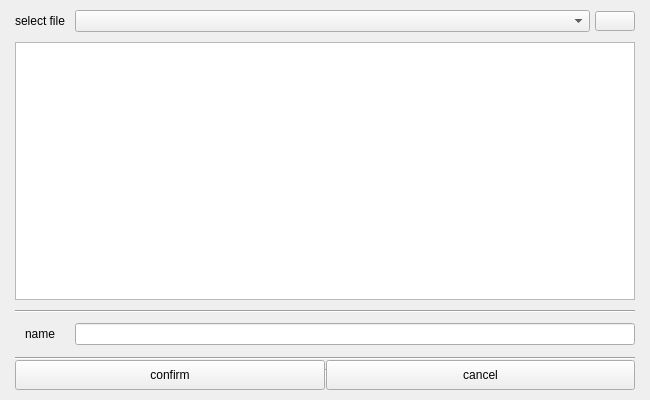
<?xml version="1.0" encoding="UTF-8"?>
<ui version="4.0">
 <class>CGxServerDataWindow</class>
 <widget class="QWidget" name="CGxServerDataWindow">
  <property name="geometry">
   <rect>
    <x>0</x>
    <y>0</y>
    <width>650</width>
    <height>400</height>
   </rect>
  </property>
  <property name="windowTitle">
   <string>CGxServerDataWindow</string>
  </property>
  <property name="styleSheet">
   <string notr="true"/>
  </property>
  <layout class="QVBoxLayout" name="verticalLayout">
   <property name="spacing">
    <number>10</number>
   </property>
   <property name="leftMargin">
    <number>15</number>
   </property>
   <property name="topMargin">
    <number>10</number>
   </property>
   <property name="rightMargin">
    <number>15</number>
   </property>
   <property name="bottomMargin">
    <number>10</number>
   </property>
   <item>
    <layout class="QHBoxLayout" name="horizontalLayout_2">
     <property name="spacing">
      <number>10</number>
     </property>
     <item>
      <widget class="QLabel" name="label">
       <property name="minimumSize">
        <size>
         <width>50</width>
         <height>0</height>
        </size>
       </property>
       <property name="maximumSize">
        <size>
         <width>50</width>
         <height>16777215</height>
        </size>
       </property>
       <property name="text">
        <string>select file</string>
       </property>
      </widget>
     </item>
     <item>
      <layout class="QHBoxLayout" name="horizontalLayout">
       <property name="spacing">
        <number>5</number>
       </property>
       <item>
        <widget class="QComboBox" name="pFileSeletedCBBox">
         <property name="sizePolicy">
          <sizepolicy hsizetype="Preferred" vsizetype="Preferred">
           <horstretch>0</horstretch>
           <verstretch>0</verstretch>
          </sizepolicy>
         </property>
         <property name="contextMenuPolicy">
          <enum>Qt::NoContextMenu</enum>
         </property>
        </widget>
       </item>
       <item>
        <widget class="QToolButton" name="pResetTBtn">
         <property name="minimumSize">
          <size>
           <width>40</width>
           <height>20</height>
          </size>
         </property>
         <property name="maximumSize">
          <size>
           <width>40</width>
           <height>20</height>
          </size>
         </property>
         <property name="text">
          <string/>
         </property>
        </widget>
       </item>
      </layout>
     </item>
    </layout>
   </item>
   <item>
    <widget class="QTreeView" name="fileSelectedView">
     <property name="contextMenuPolicy">
      <enum>Qt::NoContextMenu</enum>
     </property>
     <property name="horizontalScrollBarPolicy">
      <enum>Qt::ScrollBarAsNeeded</enum>
     </property>
    </widget>
   </item>
   <item>
    <widget class="Line" name="line">
     <property name="orientation">
      <enum>Qt::Horizontal</enum>
     </property>
    </widget>
   </item>
   <item>
    <layout class="QFormLayout" name="formLayout">
     <property name="fieldGrowthPolicy">
      <enum>QFormLayout::AllNonFixedFieldsGrow</enum>
     </property>
     <property name="horizontalSpacing">
      <number>10</number>
     </property>
     <property name="verticalSpacing">
      <number>10</number>
     </property>
     <item row="0" column="0">
      <widget class="QLabel" name="fileNameLbl">
       <property name="minimumSize">
        <size>
         <width>50</width>
         <height>0</height>
        </size>
       </property>
       <property name="text">
        <string>name</string>
       </property>
       <property name="alignment">
        <set>Qt::AlignCenter</set>
       </property>
      </widget>
     </item>
     <item row="0" column="1">
      <widget class="QLineEdit" name="fileNameEdt">
       <property name="contextMenuPolicy">
        <enum>Qt::NoContextMenu</enum>
       </property>
       <property name="readOnly">
        <bool>true</bool>
       </property>
      </widget>
     </item>
    </layout>
   </item>
   <item>
    <layout class="QVBoxLayout" name="verticalLayout_2">
     <property name="spacing">
      <number>0</number>
     </property>
     <property name="topMargin">
      <number>2</number>
     </property>
     <item>
      <widget class="Line" name="line_3">
       <property name="orientation">
        <enum>Qt::Horizontal</enum>
       </property>
      </widget>
     </item>
     <item>
      <layout class="QHBoxLayout" name="horizontalLayout_6" stretch="0,0,0">
       <property name="spacing">
        <number>0</number>
       </property>
       <item>
        <widget class="QPushButton" name="pOkBtn">
         <property name="sizePolicy">
          <sizepolicy hsizetype="Expanding" vsizetype="Fixed">
           <horstretch>0</horstretch>
           <verstretch>0</verstretch>
          </sizepolicy>
         </property>
         <property name="minimumSize">
          <size>
           <width>0</width>
           <height>30</height>
          </size>
         </property>
         <property name="maximumSize">
          <size>
           <width>16777215</width>
           <height>30</height>
          </size>
         </property>
         <property name="styleSheet">
          <string notr="true"/>
         </property>
         <property name="text">
          <string>confirm</string>
         </property>
        </widget>
       </item>
       <item>
        <widget class="Line" name="line_2">
         <property name="minimumSize">
          <size>
           <width>1</width>
           <height>12</height>
          </size>
         </property>
         <property name="maximumSize">
          <size>
           <width>1</width>
           <height>12</height>
          </size>
         </property>
         <property name="orientation">
          <enum>Qt::Vertical</enum>
         </property>
        </widget>
       </item>
       <item>
        <widget class="QPushButton" name="pCancelBtn">
         <property name="sizePolicy">
          <sizepolicy hsizetype="Expanding" vsizetype="Fixed">
           <horstretch>0</horstretch>
           <verstretch>0</verstretch>
          </sizepolicy>
         </property>
         <property name="minimumSize">
          <size>
           <width>0</width>
           <height>30</height>
          </size>
         </property>
         <property name="maximumSize">
          <size>
           <width>16777215</width>
           <height>30</height>
          </size>
         </property>
         <property name="styleSheet">
          <string notr="true"/>
         </property>
         <property name="text">
          <string>cancel</string>
         </property>
        </widget>
       </item>
      </layout>
     </item>
    </layout>
   </item>
  </layout>
 </widget>
 <layoutdefault spacing="6" margin="11"/>
 <resources/>
 <connections/>
</ui>
